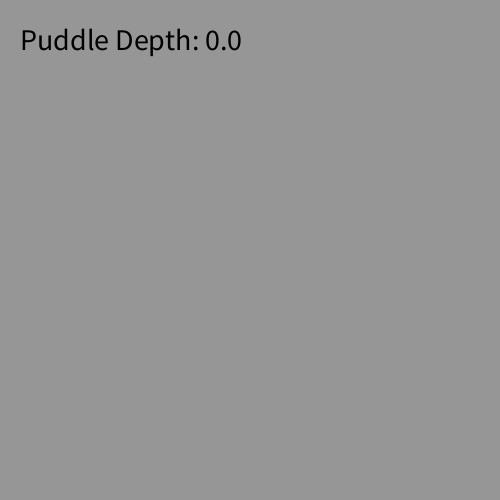
Frame 1 (no input)
Frame 60 (the mouse pressed at the canvas centre just before this capture): identical to frame 1, image omitted
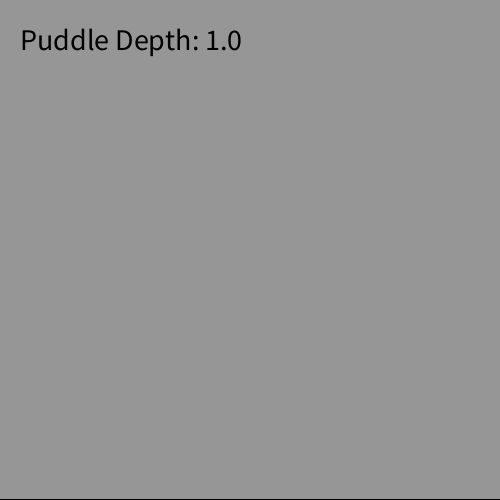
Frame 120 (the mouse held since frame 60 and released just before this capture)

The Processing sketch that drew these frames (run headless with seeded random() and noise(); from frame 60 on, the mouse is pressed at the canvas centre):

// Processing sketch: raindrops
// ── raindrops.pde
float[] rain_y = new float[0];
float[] rain_yBackup = new float[1000];
float[] rain_x = new float[0];
float[] rain_xBackup = new float[1000];
float rainSpeed_y = 10;
float puddleCap = 500;

void tearDrop(float xPosition, float yPosition) {
  push();
  translate(xPosition, yPosition);
  scale(0.25);
  arc(0, 0, 100, 100, radians(-20), radians(200), OPEN);
  triangle(-47, -18, 46, -18, 0, -200);
  pop();
}

void drawPuddle(float yCap) {
  fill(30, 30, 255);
  rect(0, yCap, 500, 500);
  fill(0);
  textSize(30);
  text("Puddle Depth: " + abs(yCap-500), 20, 50);
}

void setup() {
  size(500, 500);
}

void draw() {
  background(150);
  drawPuddle(puddleCap);
  for (int i = 0; i < rain_y.length; i++) {
    fill(30, 30, 255);
    tearDrop(rain_x[i], rain_y[i]);
    rain_y[i] += rainSpeed_y;
    if (rain_y[i] >= puddleCap && rain_y[i] < puddleCap+11) {
      puddleCap--;
    }
  }
}

void mousePressed() {
  for(int i = 0; i < rain_y.length; i++) {
    rain_yBackup[i] = rain_y[i]; 
  }
  rain_y = new float[rain_y.length+1];
  for (int i = 0; i < rain_y.length; i++) {
    rain_y[i] = rain_yBackup[i];
  }
  rain_y[rain_y.length-1] = mouseY;
  
  for(int i = 0; i < rain_x.length; i++) {
    rain_xBackup[i] = rain_x[i]; 
  }
  rain_x = new float[rain_x.length+1];
  for (int i = 0; i < rain_x.length; i++) {
    rain_x[i] = rain_xBackup[i];
  }
  rain_x[rain_x.length-1] = mouseX;
}
